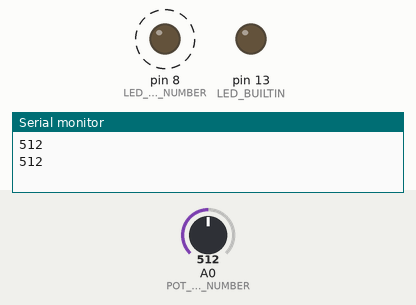
This sketch was run on a simulated Arduino Uno, built with avr-gcc and run on an emulated ATmega328P. Shown: output pins drawn as LEDs (lit = HIGH), the last lines printed to the serial monitor. Dashed ring = blinking. The inputs (shaded band) are chosen by the test bench; at power-on: A0 (POT_PIN_NUMBER) = 512.

Above: at 0.9 s.
1.6 s: A0 (POT_PIN_NUMBER) set to 900
At 1.6 s:
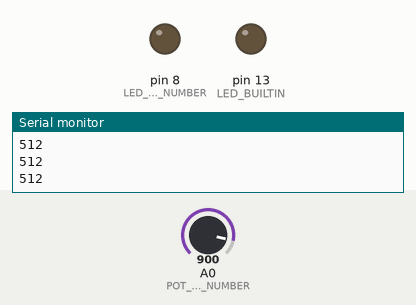
At 2.5 s:
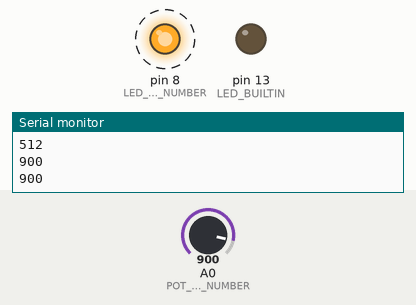
5.1 s: A0 (POT_PIN_NUMBER) set to 511
Timing chart, 0 to 14.6 s (numbered marks = the images above; inputs shaded):
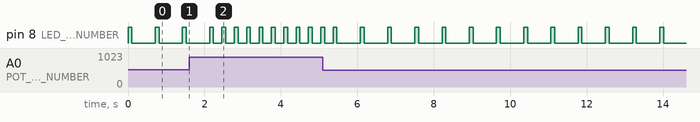

Measured:
- after the input at 1.6 s, pin 8 (LED_PIN_NUMBER): alternates HIGH for 0.10 s and LOW for 0.22 s, starting after 0.86 s
- by itself, pin 8 (LED_PIN_NUMBER): alternates HIGH for 0.10 s and LOW for 0.61 s

The sketch:

intro-microcontrollers-lab-004.ino
```cpp
#define LED_PIN_NUMBER 8
#define POT_PIN_NUMBER A0

void setup() {
  // put your setup code here, to run once:

  pinMode(LED_BUILTIN, OUTPUT);
  pinMode(LED_PIN_NUMBER, OUTPUT);

  digitalWrite(LED_BUILTIN, LOW);
  digitalWrite(LED_PIN_NUMBER, LOW);

  Serial.begin(115200);
}

void loop() {
  // put your main code here, to run repeatedly:

  uint16_t adcReading = analogRead(POT_PIN_NUMBER);

  Serial.println(adcReading);

  digitalWrite(LED_PIN_NUMBER, HIGH);
  delay(100);

  digitalWrite(LED_PIN_NUMBER, LOW);
  delay(100 + (1023 - adcReading));
}
```
